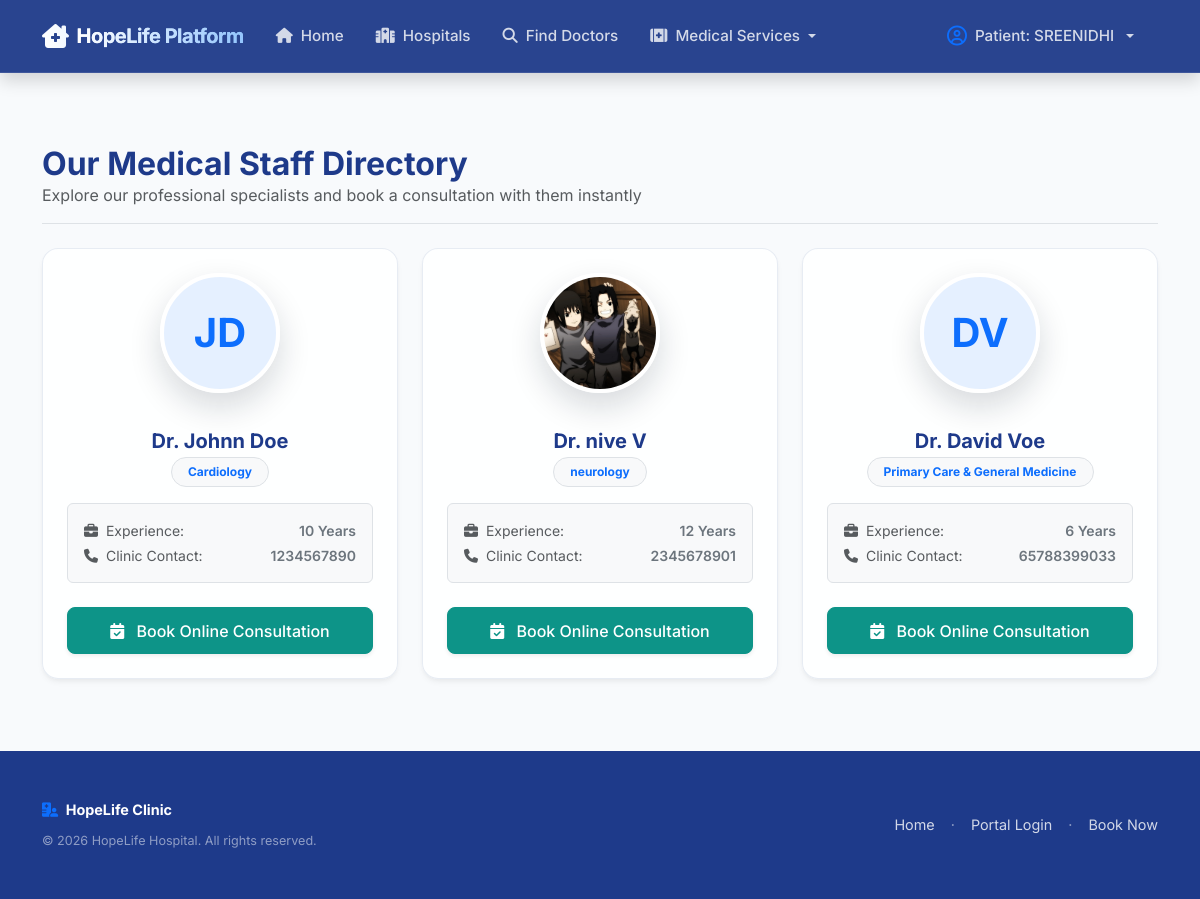
Page /doctors/ (signed in) on the earlier database version.
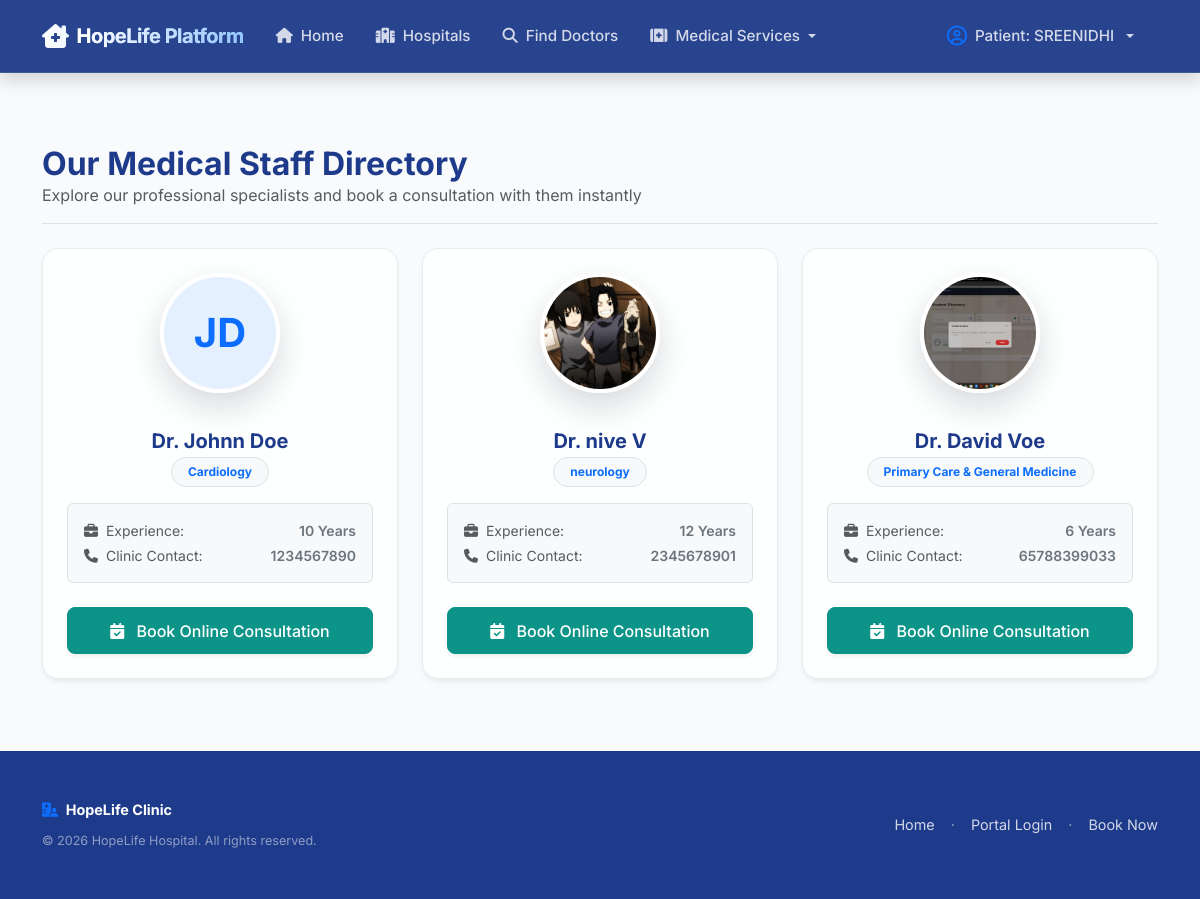
Same page on the later database version.
### appointments/models.py (models this page shows, shortened)
class DoctorProfile(models.Model):
    user = models.OneToOneField(User, on_delete=models.CASCADE, limit_choices_to={'role': 'doctor'}, related_name='doctor_profile')
    hospital = models.ForeignKey(Hospital, on_delete=models.CASCADE, related_name='doctors', null=True, blank=True)
    department = models.ForeignKey(Department, on_delete=models.SET_NULL, null=True, related_name='doctors')
    specialization = models.CharField(max_length=100)
    experience = models.PositiveIntegerField(help_text="Years of experience")
    phone = models.CharField(max_length=15)
    consultation_fees = models.DecimalField(max_digits=8, decimal_places=2, default=50.00)
    profile_image = models.ImageField(upload_to='doctor_profiles/', blank=True, null=True)
    rating = models.DecimalField(max_digits=3, decimal_places=2, default=0.0)

class User(AbstractUser):
    ROLE_CHOICES = (
        ('admin', 'Admin'),
        ('doctor', 'Doctor'),
        ('patient', 'Patient'),
    )
    role = models.CharField(max_length=10, choices=ROLE_CHOICES, default='patient')

### appointments/views.py (the view)
# urls.py: path('doctors/', views.patient_doctor_list, name='patient_doctor_list'),
@patient_required
def patient_doctor_list(request):
    doctors = DoctorProfile.objects.all().select_related('user')
    return render(request, 'appointments/doctor_list.html', {'doctors': doctors})

### appointments/views.py (called while the page is built)
def role_required(allowed_roles):
    def decorator(view_func):
        @wraps(view_func)
        def _wrapped_view(request, *args, **kwargs):
            if not request.user.is_authenticated:
                messages.warning(request, "Please log in to access this page.")
                return redirect('login')
            user_role = request.user.role
            if request.user.is_superuser:
                user_role = 'admin'
            if user_role in allowed_roles:
                return view_func(request, *args, **kwargs)
            messages.error(request, f"Access denied. You do not have permission to view this page.")
            return redirect('dashboard_redirect')
        return _wrapped_view
    return decorator

### appointments/templates/appointments/doctor_list.html (shortened to what this page needs)
{% extends 'appointments/base.html' %}
{% block content %}
<div class="container my-4">
    <div class="border-bottom pb-3 mb-4">
        <h2 class="fw-bold mb-0">Our Medical Staff Directory</h2>
        <p class="text-muted mb-0">Explore our professional specialists and book a consultation with them instantly</p>
    </div>
    {% if doctors %}
        <div class="row g-4 justify-content-center">
            {% for doctor in doctors %}
                <div class="col-lg-4 col-md-6 col-sm-12">
                    <div class="card card-premium text-center p-4 h-100 d-flex flex-column">
                        <div class="mb-3">
                            {% if doctor.profile_image %}
                                <img src="{{ doctor.profile_image.url }}" alt="Dr. {{ doctor.user.first_name }}" class="doctor-avatar-large">
                            {% else %}
                                <div class="doctor-avatar-large mx-auto bg-primary bg-opacity-10 text-primary d-flex align-items-center justify-content-center fs-1 fw-bold">
                                    {{ doctor.user.first_name|slice:":1" }}{{ doctor.user.last_name|slice:":1" }}
                                </div>
                            {% endif %}
                        </div>
                        <h5 class="fw-bold mb-1">Dr. {{ doctor.user.first_name }} {{ doctor.user.last_name }}</h5>
                        <div class="mb-3">
                            <span class="badge bg-light text-primary border px-3 py-2 rounded-pill fs-7">{{ doctor.specialization }}</span>
                        </div>
                        <div class="bg-light p-3 rounded mb-4 text-start border">
                            <div class="d-flex justify-content-between mb-1">
                                <small class="text-muted"><i class="fa-solid fa-briefcase me-1"></i> Experience:</small>
                                <span class="fw-semibold small text-secondary">{{ doctor.experience }} Years</span>
                            </div>
                            <div class="d-flex justify-content-between">
                                <small class="text-muted"><i class="fa-solid fa-phone me-1"></i> Clinic Contact:</small>
                                <span class="fw-semibold small text-secondary">{{ doctor.phone }}</span>
                            </div>
                        </div>
                        <div class="mt-auto">
                            <a href="{% url 'book_appointment_with_doctor' doctor.id %}" class="btn btn-primary-custom w-100 shadow-sm">
                                <i class="fa-solid fa-calendar-check me-2"></i> Book Online Consultation
                            </a>
                        </div>
                    </div>
                </div>
            {% endfor %}
        </div>
    {% else %}
        <div class="text-center py-5">
            <i class="fa-solid fa-user-doctor fs-1 text-muted opacity-40 mb-3"></i>
            <h5>No Specialists Available</h5>
            <p class="text-muted">We currently do not have any registered medical specialists in our database.</p>
        </div>
    {% endif %}
</div>
{% endblock %}

Differences in the rows shown:
changed DoctorProfile "Primary Care & General Medicine": profile_image: picture added; user.first_name "D" → (not shown); user.last_name "V" → (not shown)
